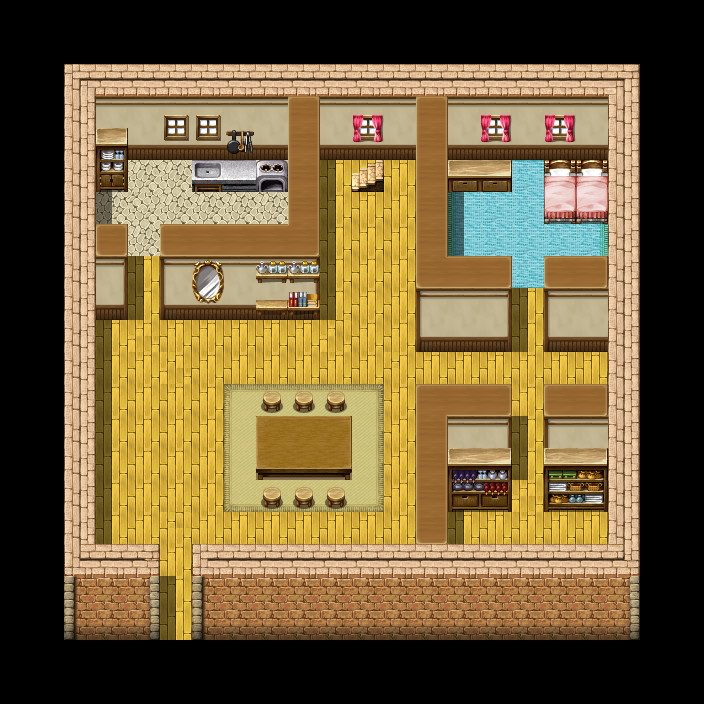

This is a level from a 2D game, rendered from its Tiled map with the project's own tilesets. A one-line summary and the map file follow, with tile-layer data summarised:
An orthogonal 44x44 tile map with 16x16 px tiles, 7 tile layers (under0 background, under1 none, under2 none, under3 none, ...) and 34 objects (6x step_wood, 2x huis_romerkanal_2f, 2x romerkanal, 2x step_carpet, step_stone).

<map version="1.0" orientation="orthogonal" renderorder="right-down" width="44" height="44" tilewidth="16" tileheight="16" nextobjectid="65">
 <tileset firstgid="1" name="huis_romerkanal_1f" tilewidth="16" tileheight="16" tilecount="1449" columns="69">
  <image source="huis_romerkanal_1f.png" width="1104" height="336" />
 </tileset>
 <layer name="under0 background" width="44" height="44">
  <data>[1936 cells, 1874 non-empty, 227 distinct tile ids]</data>
 </layer>
 <layer name="under1 none" width="44" height="44">
  <data>[1936 cells, 0 non-empty, 0 distinct tile ids]</data>
 </layer>
 <layer name="under2 none" width="44" height="44">
  <data>[1936 cells, 0 non-empty, 0 distinct tile ids]</data>
 </layer>
 <layer name="under3 none" width="44" height="44">
  <data>[1936 cells, 0 non-empty, 0 distinct tile ids]</data>
 </layer>
 <layer name="under4 none" width="44" height="44">
  <data>[1936 cells, 0 non-empty, 0 distinct tile ids]</data>
 </layer>
 <layer name="over5 player" width="44" height="44">
  <data>[1936 cells, 0 non-empty, 0 distinct tile ids]</data>
 </layer>
 <layer name="over6 background" width="44" height="44">
  <data>[1936 cells, 62 non-empty, 10 distinct tile ids]</data>
 </layer>
 <objectgroup name="portals">
  <object id="61" name="huis_romerkanal_2f" x="384" y="144" width="16" height="16" />
  <object id="62" name="romerkanal" x="144" y="640" width="64" height="16" />
 </objectgroup>
 <objectgroup name="start_pos">
  <object id="63" name="romerkanal" x="160" y="608" width="16" height="16" />
  <object id="64" name="huis_romerkanal_2f" x="336" y="144" width="16" height="16" />
 </objectgroup>
 <objectgroup name="sounds" visible="0">
  <object id="45" name="step_stone" x="96" y="112" width="208" height="144" />
  <object id="46" name="step_carpet" x="432" y="112" width="176" height="176" />
  <object id="47" name="step_carpet" x="224" y="384" width="160" height="128" />
  <object id="48" name="step_wood" x="96" y="512" width="512" height="128" />
  <object id="49" name="step_wood" x="384" y="384" width="224" height="128" />
  <object id="50" name="step_wood" x="96" y="384" width="128" height="128" />
  <object id="51" name="step_wood" x="96" y="256" width="336" height="128" />
  <object id="52" name="step_wood" x="432" y="288" width="176" height="96" />
  <object id="53" name="step_wood" x="304" y="112" width="128" height="144" />
 </objectgroup>
 <objectgroup name="low_blocker">
  <object id="43" x="256" y="384" width="96" height="112" />
  <object id="54" x="448" y="144" width="64" height="32" />
  <object id="55" x="544" y="144" width="64" height="64" />
  <object id="56" x="192" y="144" width="96" height="32" />
 </objectgroup>
 <objectgroup name="high_blocker">
  <object id="28" x="64" y="64" width="576" height="80" />
  <object id="29" x="64" y="144" width="32" height="416" />
  <object id="30" x="64" y="560" width="96" height="80" />
  <object id="31" x="192" y="560" width="448" height="80" />
  <object id="32" x="608" y="144" width="32" height="416" />
  <object id="33" x="96" y="240" width="32" height="64" />
  <object id="34" x="160" y="240" width="160" height="64" />
  <object id="35" x="96" y="144" width="32" height="32" />
  <object id="36" x="288" y="144" width="32" height="96" />
  <object id="37" x="416" y="144" width="32" height="192" />
  <object id="38" x="448" y="272" width="64" height="64" />
  <object id="39" x="544" y="272" width="64" height="64" />
  <object id="40" x="544" y="400" width="64" height="96" />
  <object id="41" x="448" y="400" width="64" height="96" />
  <object id="42" x="416" y="400" width="32" height="160" />
  <object id="57" x="368" y="176" width="16" height="16" />
  <object id="60" x="400" y="160" width="16" />
 </objectgroup>
 <objectgroup name="objects" />
 <objectgroup name="events" />
</map>
